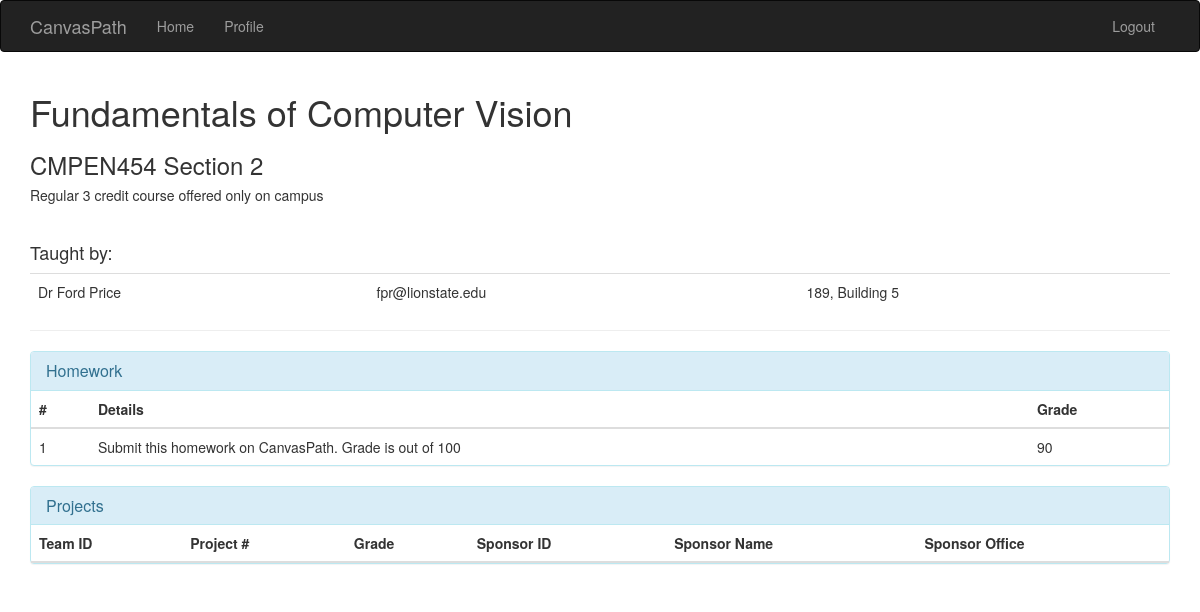
The app's page /course/CMPEN454S02 (signed in) with its own data.
### tables this page shows
CREATE TABLE Course(
                      course_id CHAR(15) NOT NULL,
                      course_name CHAR(65) NOT NULL,
                      course_description VARCHAR(120) NOT NULL,
                      PRIMARY KEY (course_id));

CREATE TABLE User(
                      email CHAR(22) NOT NULL,
                      password CHAR(95) NOT NULL,
                      name CHAR(50) NOT NULL,
                      age INTEGER NOT NULL,
                      gender CHAR(1) NOT NULL,
                      acct_type CHAR(1) NOT NULL,
                      PRIMARY KEY (email));

CREATE TABLE Professor(
                      email CHAR(22) NOT NULL,
                      office_address CHAR(25) NOT NULL,
                      department CHAR(5) NOT NULL,
                      title CHAR(12) NOT NULL,
                      PRIMARY KEY (email),
                      FOREIGN KEY (email) REFERENCES User(email),
                      FOREIGN KEY (department) REFERENCES Department(dept_id));

CREATE TABLE "Homework_grades"
(
	student_email CHAR(22) not null,
	course_id CHAR(15) not null,
	sec_no INTEGER not null,
	hw_no INTEGER not null,
	grade INTEGER,
	primary key (student_email, course_id, sec_no, hw_no),
	foreign key (student_email, course_id, sec_no) references Enrolls (student_email, course_id, sec_no),
	foreign key (course_id, sec_no, hw_no) references Homework
);

CREATE TABLE Homework(
                      course_id CHAR(15) NOT NULL,
                      sec_no INTEGER NOT NULL,
                      hw_no INTEGER NOT NULL,
                      hw_details VARCHAR(120) NOT NULL,
                      PRIMARY KEY (course_id, sec_no, hw_no),
                      FOREIGN KEY (course_id, sec_no) REFERENCES Course(course_id, sec_no));

### app/routes.py (the view)
@app.route('/course/<section_id>')
@login_required
def course(section_id):
    cid = section_id[:-3]
    sid = section_id[-2:].lstrip("0")
    try:
        sec = Section(cid, sid)
    except IndexError:
        flash("Course {} section {} was not found.".format(cid, sid), category='alert-warning')
        return redirect(url_for('home'))
    if (cid, int(sid)) in current_user.get_enrollments():
        prof_ids = sec.get_professors()
        profs = []
        for prof in prof_ids:
            user = User(prof)
            profs.append([user.name, user.id, user.office_address])
        hw_grades = sec.get_student_hw_grades(current_user.id)
        print(hw_grades)
        exam_grades = sec.get_student_exam_grades(current_user.id)
        print(exam_grades)
        projects = sec.get_student_projects(current_user.id)
        return render_template('course.html', title=sec.course_id, section=sec, profs=profs, hw_grades=hw_grades,
                               exam_grades=exam_grades, projects=projects)
    else:
        flash('You are not taking {} Section {}.'.format(sec.course_id, sec.sec_no), category='alert-warning')
    return redirect(url_for('home'))

### app/models.py (called while the page is built)
@login.user_loader
def load_user(id):
    return User(id)

    def get_enrollments(self):
        connection = sql.connect('canvaspath.sqlite')
        cursor = connection.cursor()
        enrollments = set()
        cursor.execute('SELECT course_id, section_no FROM Enrolls WHERE student_email = ?', [self.id])
        for row in cursor:
            enrollments.add((row[0], row[1]))
        cursor.close()
        connection.close()
        return enrollments

    def get_professors(self):
        connection = sql.connect('canvaspath.sqlite')
        cursor = connection.cursor()
        profs = []
        cursor.execute(
            """SELECT P.prof_email FROM Prof_team_members P WHERE P.team_id = ?""", [self.prof_team_id])
        for row in cursor:
            profs.append(row[0])
        cursor.close()
        connection.close()
        return profs

    def get_student_hw_grades(self, sid):
        connection = sql.connect('canvaspath.sqlite')
        cursor = connection.cursor()
        hw_grades = []
        cursor.execute(
            """SELECT G.hw_no, H.hw_details, G.grade FROM Homework_grades G, Homework H
            WHERE G.student_email = ? AND G.course_id = ? AND G.sec_no = ?
            AND G.course_id = H.course_id AND G.sec_no = H.sec_no""",
            [sid, self.course_id, self.sec_no])
        for row in cursor:
            hw_grades.append([row[0], row[1], row[2]])
        print(hw_grades)
        cursor.close()
        connection.close()
        return hw_grades

    def get_student_exam_grades(self, sid):
        connection = sql.connect('canvaspath.sqlite')
        cursor = connection.cursor()
        exam_grades = []
        cursor.execute(
            """SELECT G.exam_no, E.exam_details, G.grade FROM Exam_grades G, Exams E
            WHERE G.student_email = ? AND G.course_id = ? AND G.sec_no = ?
            AND G.course_id = E.course_id AND G.sec_no = E.sec_no""",
            [sid, self.course_id, self.sec_no])
        for row in cursor:
            exam_grades.append([row[0], row[1], row[2]])
        cursor.close()
        connection.close()
        return exam_grades

### app/templates/course.html (shortened to what this page needs)
{% extends "base.html" %}
{% block app_content %}
    <h1>{{ section.course_name }}</h1>
    <h3>{{ section.course_id }} Section {{ section.sec_no }}</h3>
    <h5>{{ section.course_desc }}</h5>
    <br>
    <h4>Taught by:</h4>
    <table class="table">
        {% for prof in profs %}
            <td>{{ prof[0] }}</td>
            <td>{{ prof[1] }}</td>
            <td>{{ prof[2] }}</td>
        {% endfor %}
    </table>
    <hr>
    <div class="panel panel-info">
        <div class="panel-heading">
            <h4 class="panel-title">
                <a data-toggle="collapse" href="#hwcollapse">Homework</a>
            </h4>
        </div>
        <div id="hwcollapse" class="panel-collapse collapse in">
            <table class="table">
                <thead>
                <tr>
                    <th>#</th>
                    <th>Details</th>
                    <th>Grade</th>
                </tr>
                </thead>
                <tbody>
                {% for hw in hw_grades %}
                    <tr>
                        <td>{{ hw[0] }}</td>
                        <td>{{ hw[1] }}</td>
                        <td>{{ hw[2] }}</td>
                    </tr>
                {% endfor %}
                </tbody>
            </table>
        </div>
    </div>
    {% if section.sec_type=="Cap" %}
        <div class="panel panel-info">
            <div class="panel-heading">
                <h4 class="panel-title">
                    <a data-toggle="collapse" href="#projcollapse">Projects</a>
                </h4>
            </div>
            <div id="projcollapse" class="panel-collapse collapse in">
                <table class="table">
                    <thead>
                    <tr>
                        <th>Team ID</th>
                        <th>Project #</th>
                        <th>Grade</th>
                        <th>Sponsor ID</th>
                        <th>Sponsor Name</th>
                        <th>Sponsor Office</th>
                    </tr>
                    </thead>
                </table>
            </div>
        </div>
    {% endif %}
{% endblock %}

### records on screen
Course: course_name "Fundamentals of Computer Vision", course_desc "Regular 3 credit course offered only on campus"
User: name "Dr Ford Price", email "fpr@lionstate.edu"
Professor: office_address "189, Building 5"
Homework_grades: hw_no "1", hw_details "Submit this homework on CanvasPath. Grade is out of 100", grade "90"

### other values on screen
{{ section.course_id }} "CMPEN454"
{{ section.sec_no }} "2"
